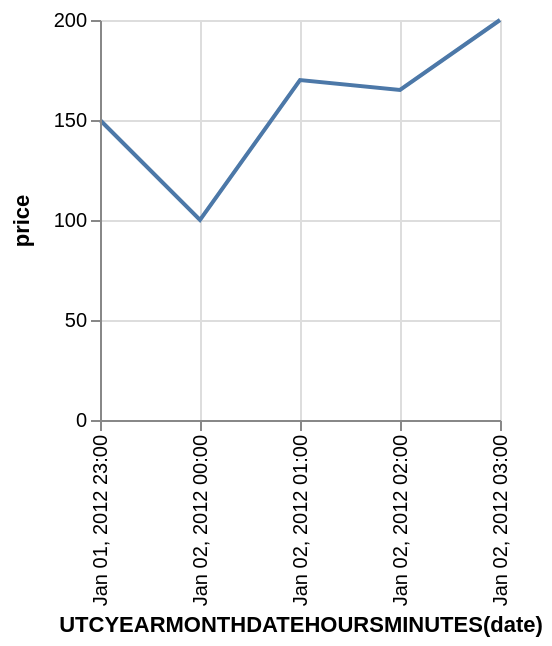

Write the Vega-Lite specification saved for this chart.
### Vega specification from a JSON file in a GitHub repository (floating-point values rounded to 4 significant figures)
{"$schema": "https://vega.github.io/schema/vega/v3.0.json", "description": "Google's stock price over time.", "autosize": "pad", "padding": 5, "style": "cell", "data": [{"name": "source_0", "values": [{"date": "Sun, 01 Jan 2012 23:00:00", "price": 150}, {"date": "Sun, 02 Jan 2012 00:00:00", "price": 100}, {"date": "Sun, 02 Jan 2012 01:00:00", "price": 170}, {"date": "Sun, 02 Jan 2012 02:00:00", "price": 165}, {"date": "Sun, 02 Jan 2012 03:00:00", "price": 200}]}, {"name": "data_0", "source": "source_0", "transform": [{"type": "formula", "expr": "toDate(datum[\"date\"])", "as": "date"}, {"type": "formula", "expr": "toNumber(datum[\"price\"])", "as": "price"}, {"type": "filter", "expr": "datum[\"date\"] !== null && !isNaN(datum[\"date\"]) && datum[\"price\"] !== null && !isNaN(datum[\"price\"])"}, {"type": "formula", "as": "utcyearmonthdatehoursminutes_date", "expr": "datetime(utcyear(datum[\"date\"]), utcmonth(datum[\"date\"]), utcdate(datum[\"date\"]), utchours(datum[\"date\"]), utcminutes(datum[\"date\"]), 0, 0)"}]}], "signals": [{"name": "width", "update": "200"}, {"name": "height", "update": "200"}], "marks": [{"name": "marks", "type": "line", "style": ["line"], "sort": {"field": "datum[\"utcyearmonthdatehoursminutes_date\"]", "order": "descending"}, "from": {"data": "data_0"}, "encode": {"update": {"x": {"scale": "x", "field": "utcyearmonthdatehoursminutes_date"}, "y": {"scale": "y", "field": "price"}, "stroke": {"value": "#4c78a8"}}}}], "scales": [{"name": "x", "type": "time", "domain": {"data": "data_0", "field": "utcyearmonthdatehoursminutes_date"}, "range": [0, {"signal": "width"}], "nice": "minute"}, {"name": "y", "type": "linear", "domain": {"data": "data_0", "field": "price"}, "range": [{"signal": "height"}, 0], "nice": true, "zero": true}], "axes": [{"scale": "x", "labelOverlap": true, "orient": "bottom", "tickCount": {"signal": "ceil(width/40)"}, "title": "UTCYEARMONTHDATEHOURSMINUTES(date)", "zindex": 1, "encode": {"labels": {"update": {"text": {"signal": "timeFormat(datum.value, '%b %d, %Y %H:%M')"}, "angle": {"value": 270}, "align": {"value": "right"}, "baseline": {"value": "middle"}}}}}, {"scale": "x", "domain": false, "grid": true, "labels": false, "maxExtent": 0, "minExtent": 0, "orient": "bottom", "tickCount": {"signal": "ceil(width/40)"}, "ticks": false, "zindex": 0, "gridScale": "y"}, {"scale": "y", "labelOverlap": true, "orient": "left", "tickCount": {"signal": "ceil(height/40)"}, "title": "price", "zindex": 1}, {"scale": "y", "domain": false, "grid": true, "labels": false, "maxExtent": 0, "minExtent": 0, "orient": "left", "tickCount": {"signal": "ceil(height/40)"}, "ticks": false, "zindex": 0, "gridScale": "x"}], "config": {"axisY": {"minExtent": 30}}}
